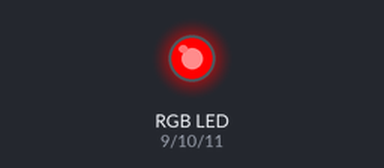
The sketch below on a simulated Arduino Uno, built with avr-gcc and run on an emulated ATmega328P. Parts: an RGB LED mixed from three pins (HIGH = lit). Dim RGB values are drawn brighter than linear.

Above: at 0.05 s.
At 1.75 s:
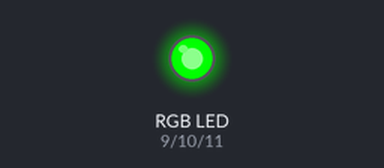
At 2.6 s:
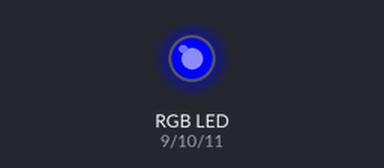
At 3.5 s:
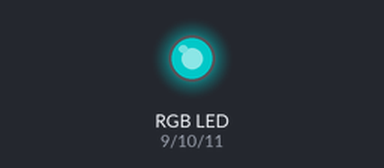
At 5.0 s:
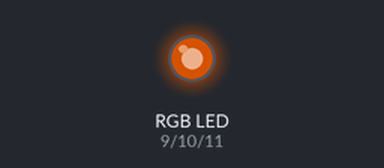
At 7.0 s:
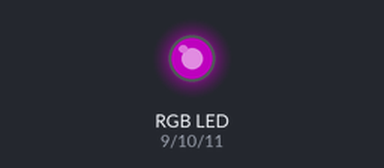
Timing chart, 0 to 9.1 s (numbered marks = the images above):
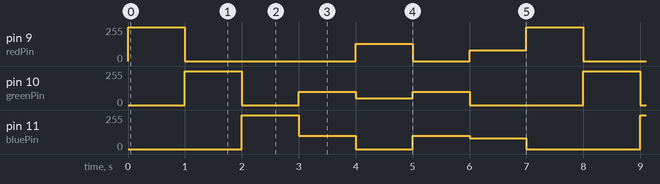

Measured:
- by itself, pin 9 (redPin): repeats every 7.0 s: 0/255 3.0 s, 130/255 1.0 s, 0/255 1.0 s, 80/255 1.0 s, 255/255 1.0 s
- by itself, pin 10 (greenPin): repeats every 7.0 s: 0/255 1.0 s, 100/255 1.0 s, 50/255 1.0 s, 100/255 1.0 s, 0/255 2.0 s, 255/255 1.0 s
- by itself, pin 11 (bluePin): repeats every 7.0 s: 100/255 1.0 s, 0/255 1.0 s, 100/255 1.0 s, 80/255 1.0 s, 0/255 2.0 s, 255/255 1.0 s

The sketch:

rgb_Arduino.ino
```cpp
int redPin = 9;      int greenPin = 10;       int bluePin = 11;
void setup()
     {
        pinMode(redPin, OUTPUT);          pinMode(greenPin, OUTPUT);           pinMode(bluePin, OUTPUT);
     }

void loop()
     {   setColor(255, 0, 0); delay(1000); // red
         setColor(0, 255, 0); delay(1000);  // green
         setColor(0,0,255); delay(1000);   // blue
         setColor(0,100,100); delay(1000);     // aqua
         setColor(130,50,0); delay(1000);   // yellow
         setColor(0,100,100); delay(1000);    // yellow
         setColor(80,0,80); delay(1000);    // yellow
       }

void setColor(int red, int green, int blue)
     {
       analogWrite(redPin, red);
       analogWrite(greenPin, green);
       analogWrite(bluePin, blue);
     }
```
